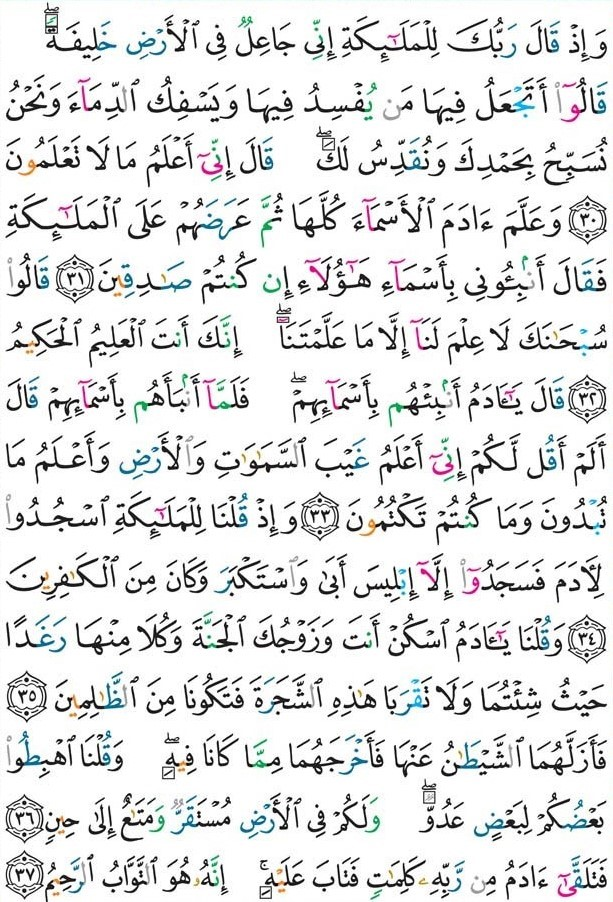
#> input picture app/src/main/assets/Quran_Tajweed_Classic/006.jpg, 613 x 902 px; its folder holds only this picture in this run
$ python -i script.py   (imports and definitions only)
#> lines starting #> are read from the running program, lines starting #| are printed output that depends on the picture; after the words box and inside, x2 and y2 are one past the last pixel; in counts of white or black regions, pixels touching at a corner belong together
import cv2
import numpy as np
import os

def trim_image(image_path):
#> called with image_path = '006.jpg'
    image = cv2.imread(image_path)
#> image is the input picture: shape (902, 613, 3); mean B, G, R 228.1, 228, 227.1
    if image is None:
        print(f"Не удалось загрузить изображение из {image_path}")
        return

    hsv = cv2.cvtColor(image, cv2.COLOR_BGR2HSV)
#> hsv: shape (902, 613, 3); mean H, S, V 21.3, 4.5, 229
    green_lower = np.array([60, 100, 50])
    green_upper = np.array([80, 255, 255])
    mask = cv2.inRange(hsv, green_lower, green_upper)
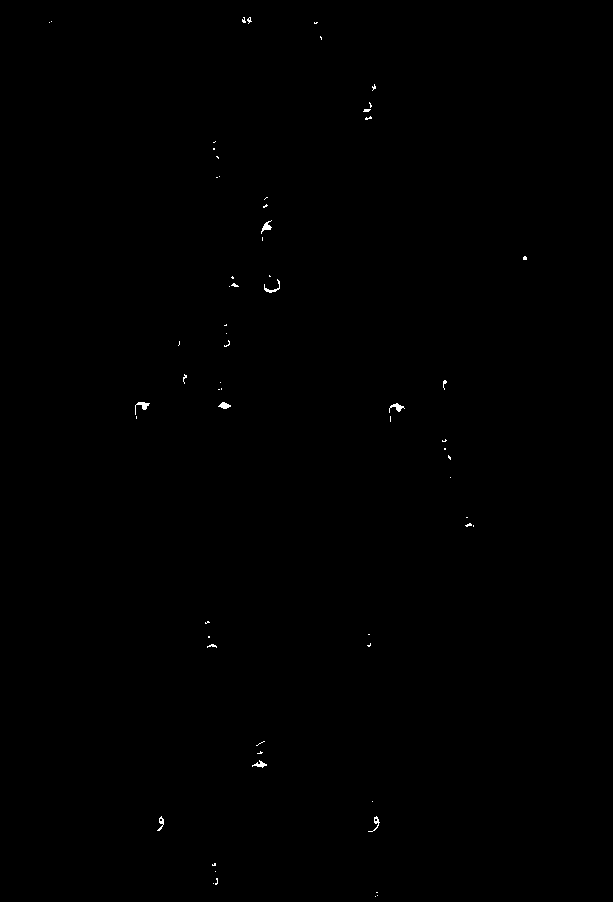
#> mask: shape (902, 613); 0.15% white in thin lines or dots, all inside (x1, y1, x2, y2) = (49, 17, 527, 897)
    mask_not = cv2.bitwise_not(mask)
    cropped_image = cv2.bitwise_and(image, image, mask=mask_not)

    # Найдем границы изображения после обработки маски
    gray = cv2.cvtColor(cropped_image, cv2.COLOR_BGR2GRAY)
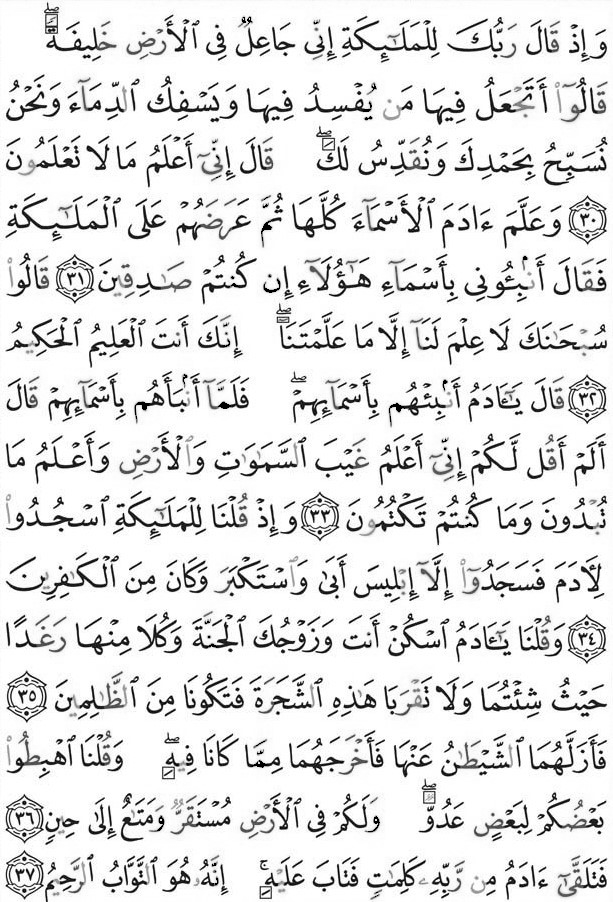
#> gray: shape (902, 613); min 0, max 255, mean 227.6
    _, thresh = cv2.threshold(gray, 1, 255, cv2.THRESH_BINARY)
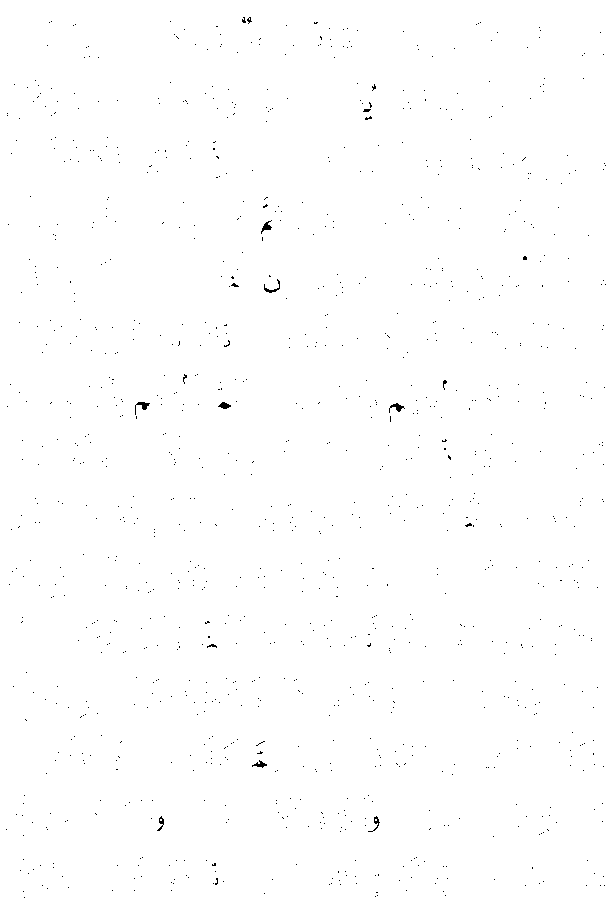
#> thresh: shape (902, 613); 99.6% white; black in thin lines or dots
    contours, _ = cv2.findContours(thresh, cv2.RETR_EXTERNAL, cv2.CHAIN_APPROX_SIMPLE)
#> contours = [[[0, 0], [0, 901], [612, 901], [612, 0]]]

    if contours:
        largest_contour = max(contours, key=cv2.contourArea)
#> largest_contour = [[0, 0], [0, 901], [612, 901], [612, 0]]
        x, y, w, h = cv2.boundingRect(largest_contour)
#> x = 0; y = 0; w = 613; h = 902
        trimmed_image = image[y:y + h, x:x + w]

        # Определение пути для сохранения обрезанного изображения
        output_dir = r"C:\Users\09702\OneDrive\Изображения\qtt"
        if not os.path.exists(output_dir):
            os.makedirs(output_dir)
        filename = os.path.basename(image_path)
        output_path = os.path.join(output_dir, filename)
        cv2.imwrite(output_path, trimmed_image)
        print(f"Обрезанное изображение сохранено: {output_path}")

def process_images(directory):
    for filename in os.listdir(directory):
        if filename.endswith('.jpg') or filename.endswith('.png'):
            image_path = os.path.join(directory, filename)
            trim_image(image_path)

# [1 line not run here, left out]

>>> result = trim_image('006.jpg')

$ run again, on app/src/main/assets/Quran_Tajweed_Classic/009.jpg
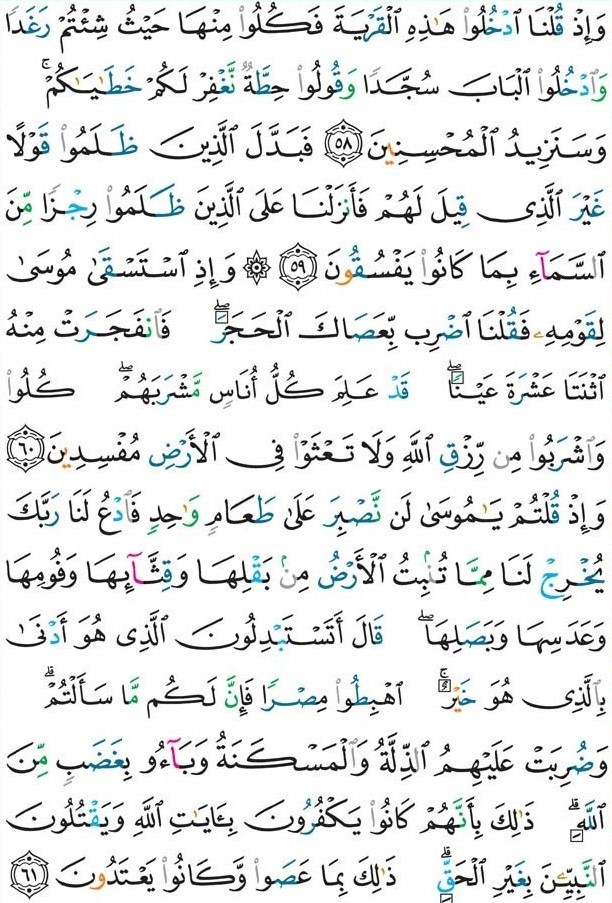
#> input picture app/src/main/assets/Quran_Tajweed_Classic/009.jpg, 612 x 903 px
#> in trim_image, image is the input picture: shape (903, 612, 3); mean B, G, R 231.4, 231.4, 229.8
#> hsv: shape (903, 612, 3); mean H, S, V 19.8, 4.2, 232
#> in trim_image, `mask = cv2.inRange(hsv, green_lower, green_upper)`:
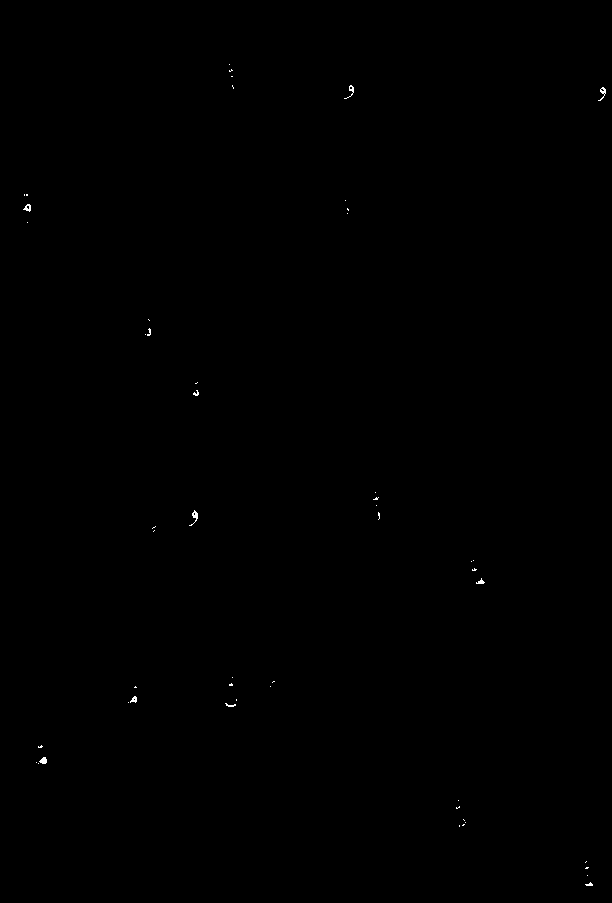
#> mask: shape (903, 612); 0.08% white in thin lines or dots, all inside (x1, y1, x2, y2) = (23, 64, 606, 886)
#> in trim_image, `_, thresh = cv2.threshold(gray, 1, 255, cv2.THRESH_BINARY)`:
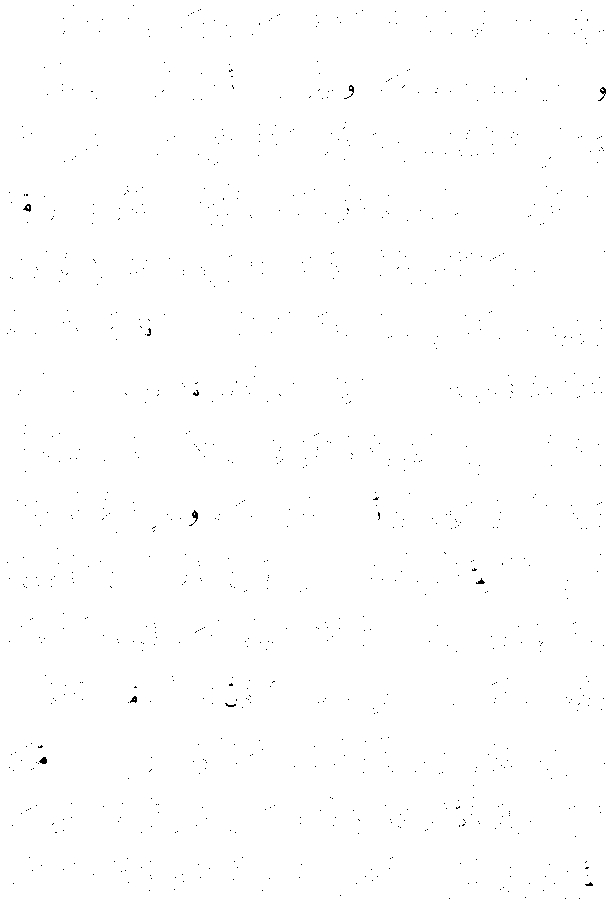
#> thresh: shape (903, 612); 99.7% white; black in thin lines or dots
#> contours = [[[0, 0], [0, 902], [611, 902], [611, 0]]]
#> largest_contour = [[0, 0], [0, 902], [611, 902], [611, 0]]
#> x = 0; w = 612; h = 903

$ run again, on app/src/main/assets/Quran_Tajweed_Classic/010.jpg
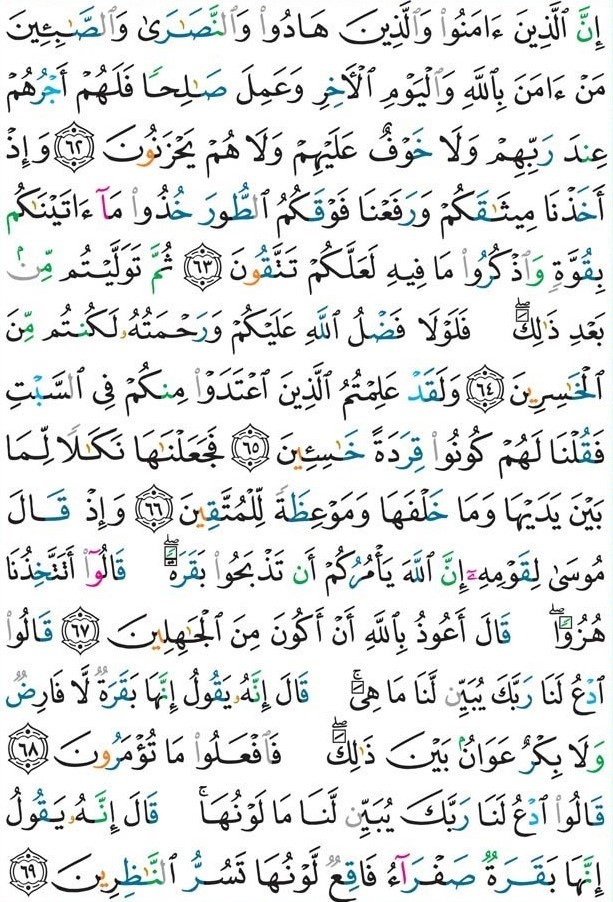
#> input picture app/src/main/assets/Quran_Tajweed_Classic/010.jpg, 613 x 902 px
#> in trim_image, image is the input picture: shape (902, 613, 3); mean B, G, R 227.8, 228, 226.1
#> hsv: shape (902, 613, 3); mean H, S, V 21.5, 5, 228.6
#> in trim_image, `mask = cv2.inRange(hsv, green_lower, green_upper)`:
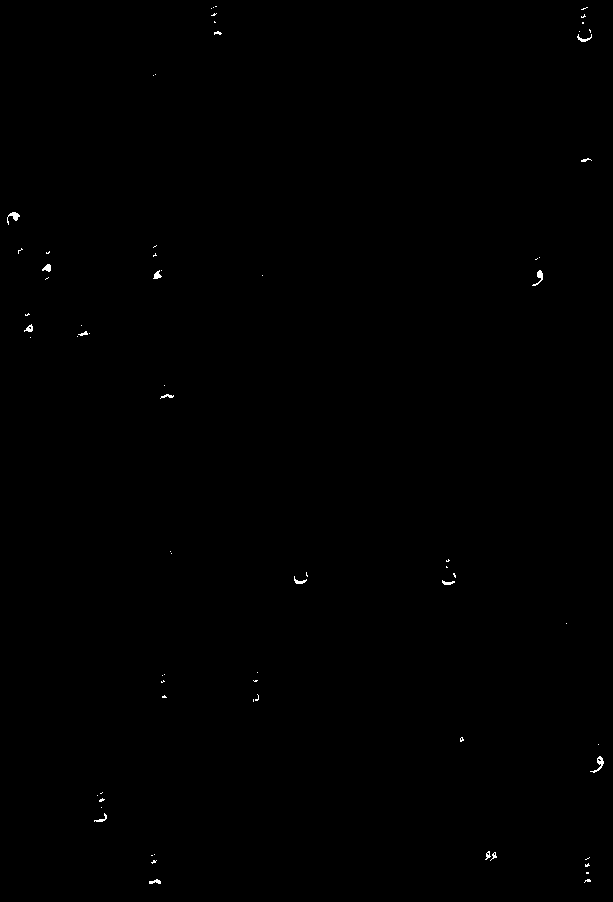
#> mask: shape (902, 613); 0.17% white in thin lines or dots
#> mask_not: shape (902, 613); 99.8% white; black in thin lines or dots
#> in trim_image, `_, thresh = cv2.threshold(gray, 1, 255, cv2.THRESH_BINARY)`:
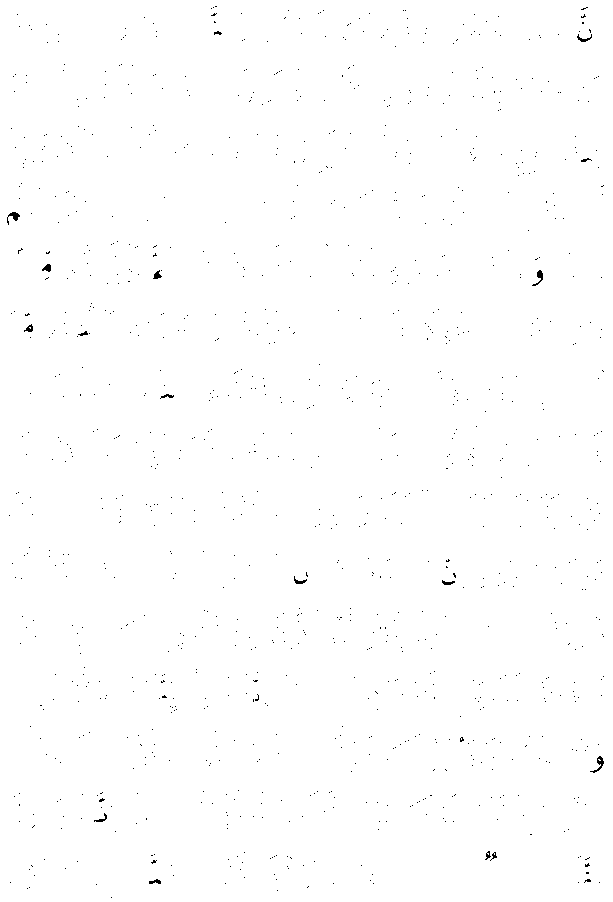
#> thresh: shape (902, 613); 99.6% white; black in thin lines or dots
#> contours = [[[0, 0], [0, 901], [612, 901], [612, 0]]]
#> largest_contour = [[0, 0], [0, 901], [612, 901], [612, 0]]
#> x = 0; w = 613; h = 902

$ run again, on app/src/main/assets/Quran_Tajweed_Classic/014.jpg
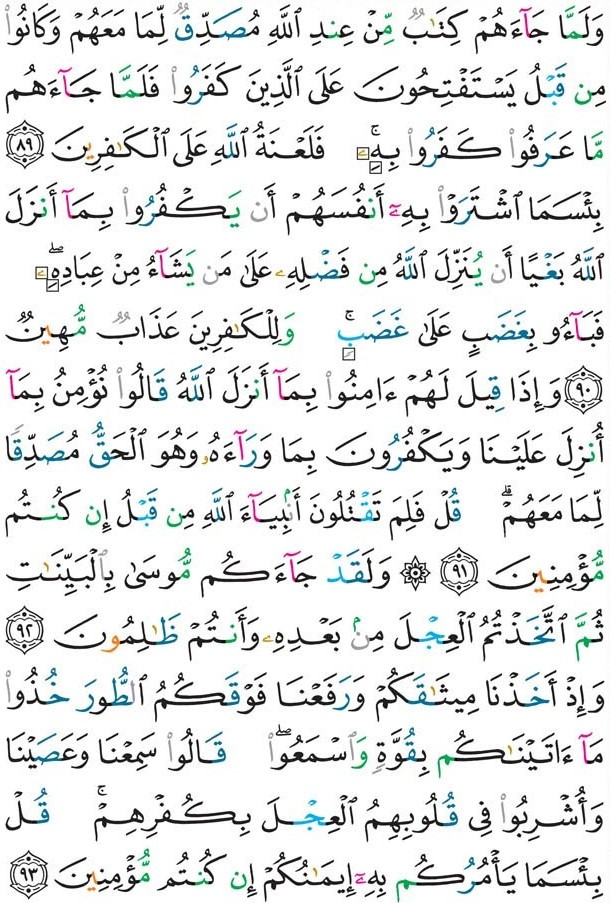
#> input picture app/src/main/assets/Quran_Tajweed_Classic/014.jpg, 610 x 903 px
#> in trim_image, image is the input picture: shape (903, 610, 3); mean B, G, R 230.3, 230.3, 228.6
#> hsv: shape (903, 610, 3); mean H, S, V 24.1, 5.4, 231.2
#> in trim_image, `mask = cv2.inRange(hsv, green_lower, green_upper)`:
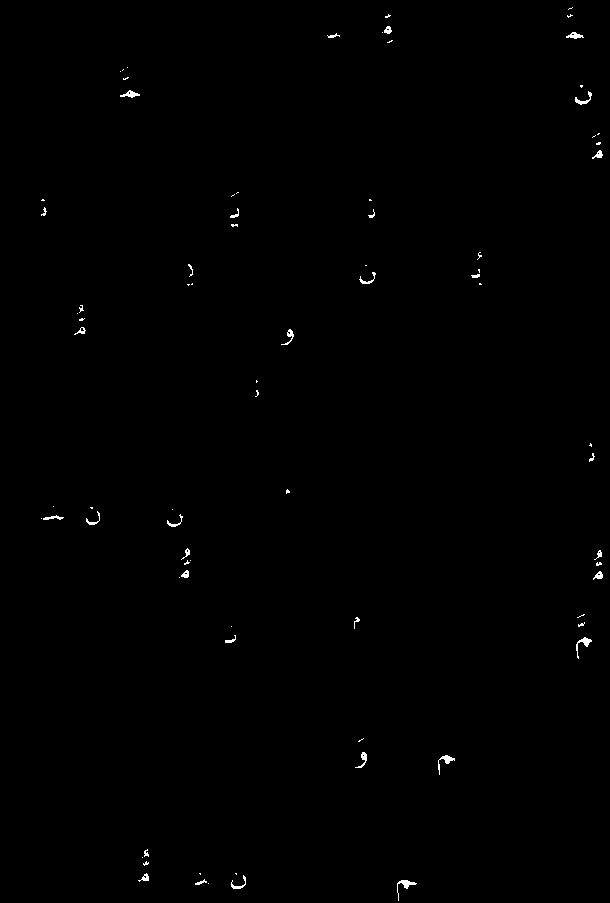
#> mask: shape (903, 610); 0.33% white in thin lines or dots
#> mask_not: shape (903, 610); 99.7% white; black in thin lines or dots
#> in trim_image, `_, thresh = cv2.threshold(gray, 1, 255, cv2.THRESH_BINARY)`:
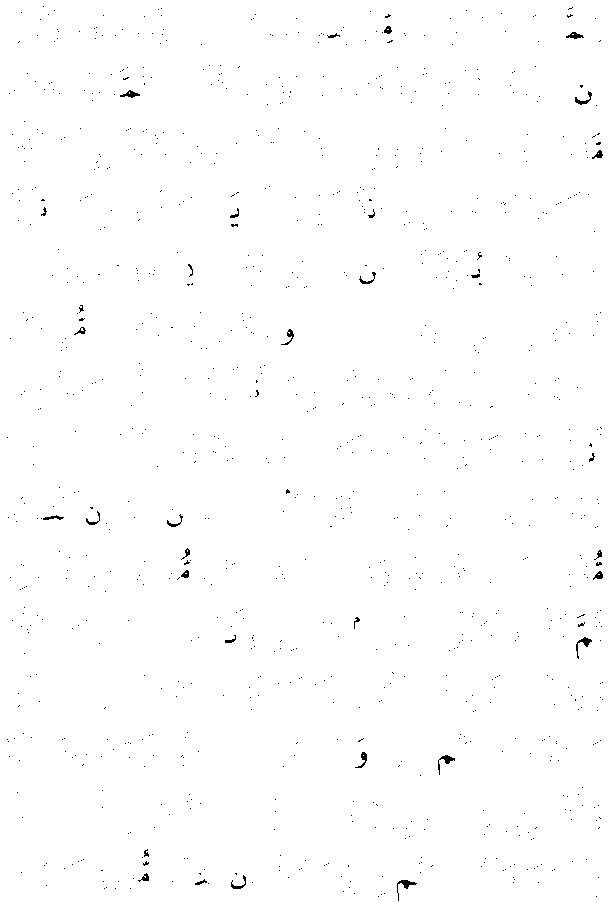
#> thresh: shape (903, 610); 99.5% white; black in thin lines or dots
#> contours = [[[0, 0], [0, 902], [609, 902], [609, 0]]]
#> largest_contour = [[0, 0], [0, 902], [609, 902], [609, 0]]
#> x = 0; w = 610; h = 903
